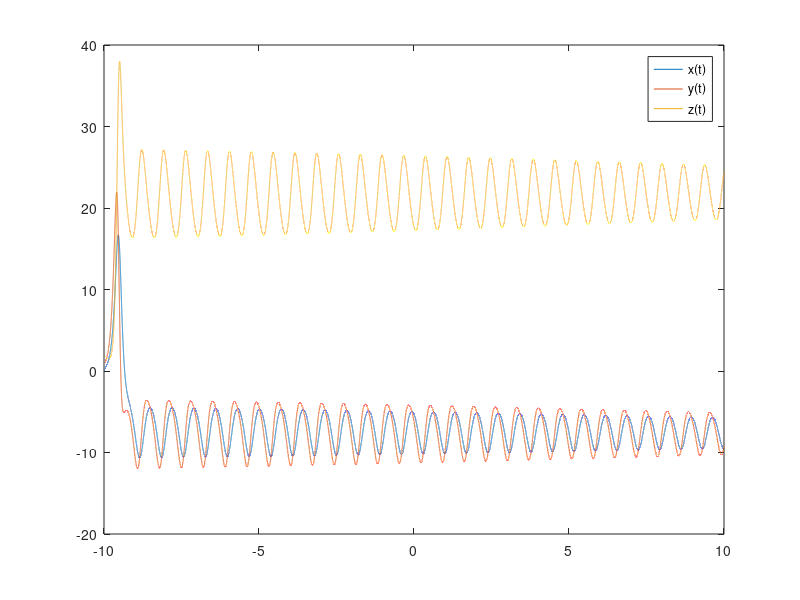

This figure's MATLAB source:
A=[0;1;2];
f1=@(x,y,z)10*(y-x);
f2=@(x,y,z)23*x-y-x*z;
f3=@(x,y,z)x*y-8/3*z;
t0 = -10;
T = 10;
h=0.0001;
t = t0:h:T;
n = length(t);
Y = zeros(3,n);
Y(:,1)=A;
for j = 1:n-1
    K1 = h*[f1(Y(1,j),Y(2,j),Y(3,j));...
        f2(Y(1,j),Y(2,j),Y(3,j)); f3(Y(1,j),Y(2,j),Y(3,j))];
    K2 = h*[f1(Y(1,j)+K1(1)/2,Y(2,j)+K1(2)/2,Y(3,j)+K1(3)/2);...
        f2(Y(1,j)+K1(1)/2,Y(2,j)+K1(2)/2,Y(3,j)+K1(3)/2);...
        f3(Y(1,j)+K1(1)/2,Y(2,j)+K1(2)/2,Y(3,j)+K1(3)/2)];
    K3 = h*[f1(Y(1,j)+K2(1)/2,Y(2,j)+K2(2)/2,Y(3,j)+K2(3)/2);...
        f2(Y(1,j)+K2(1)/2,Y(2,j)+K2(2)/2,Y(3,j)+K2(3)/2);...
        f3(Y(1,j)+K2(1)/2,Y(2,j)+K2(2)/2,Y(3,j)+K2(3)/2)];
    K4 = h*[f1(Y(1,j)+K3(1),Y(2,j)+K3(2),Y(3,j)+K3(3));...
        f2(Y(1,j)+K3(1),Y(2,j)+K3(2),Y(3,j)+K3(3));...
        f3(Y(1,j)+K3(1),Y(2,j)+K3(2),Y(3,j)+K3(3))];
    Y(:,j+1)=Y(:,j)+1/6*(K1+2*K2+2*K3+K4);
end
plot(t,Y(1,:));
hold on
plot(t,Y(2,:));
plot(t,Y(3,:));
legend('x(t)','y(t)','z(t)');

